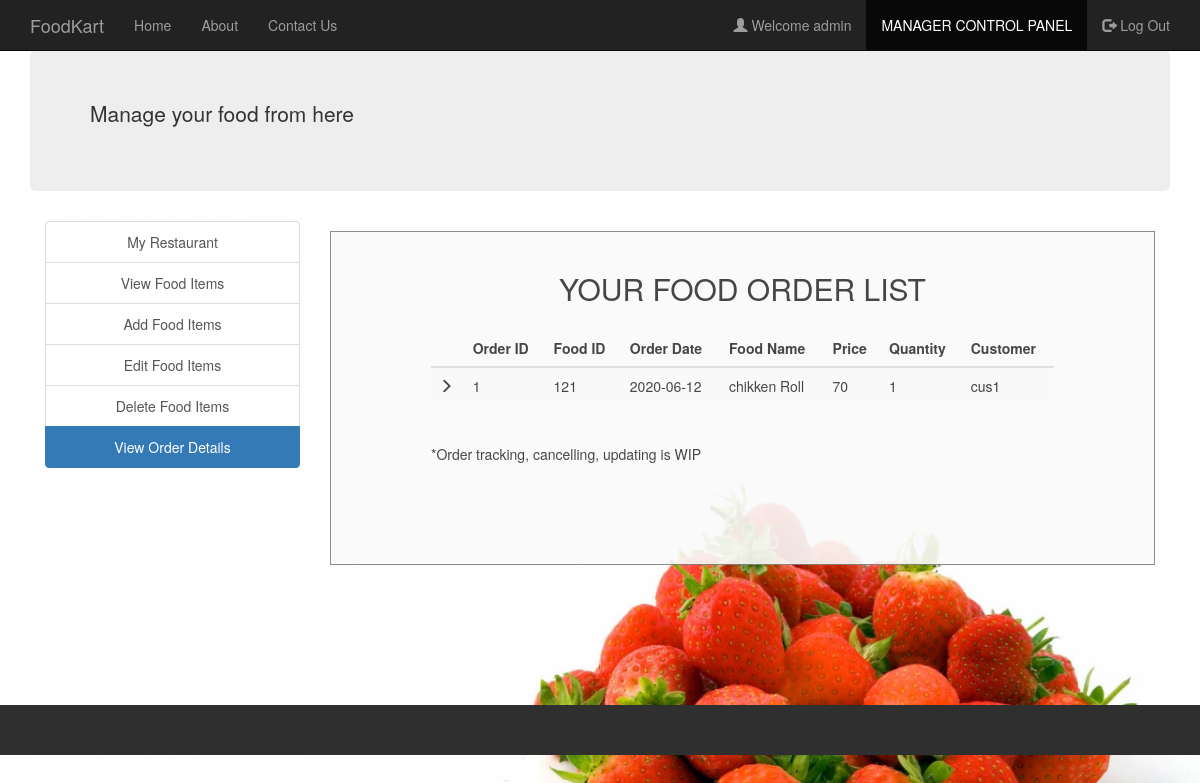
/view_order_details.php (signed in), run on the app's committed database.
### tables this page shows
CREATE TABLE `manager` (
  `username` varchar(30) NOT NULL,
  `fullname` varchar(30) NOT NULL,
  `email` varchar(30) NOT NULL,
  `contact` varchar(30) NOT NULL,
  `address` varchar(50) NOT NULL,
  `password` varchar(30) NOT NULL
);

CREATE TABLE `orders` (
  `order_ID` int(30) NOT NULL,
  `F_ID` int(30) NOT NULL,
  `foodname` varchar(30) NOT NULL,
  `price` int(30) NOT NULL,
  `quantity` int(30) NOT NULL,
  `order_date` date NOT NULL,
  `username` varchar(30) NOT NULL,
  `R_ID` int(30) NOT NULL
);

### session_m.php (called while the page is built, shortened)
<?php
$conn = Connect();
$user_check=$_SESSION['login_user1'];
$query = "SELECT username FROM MANAGER WHERE username = '$user_check'";
$ses_sql = mysqli_query($conn, $query);
$row = mysqli_fetch_assoc($ses_sql);
$login_session =$row['username'];
?>

### view_order_details.php (the view, shortened to what this page needs)
<?php
include('session_m.php');
?>
<!DOCTYPE html>
<html>
  <head>
  </head>
  <link rel="stylesheet" type = "text/css" href ="css/view_order_details.css">
  <link rel="stylesheet" type = "text/css" href ="css/bootstrap.min.css">
  <body>
    <nav class="navbar navbar-inverse navbar-fixed-top navigation-clean-search" role="navigation">
      <div class="container">
        <div class="navbar-header">
          <a class="navbar-brand" href="index.php">FoodKart</a>
        </div>
        <div class="collapse navbar-collapse " id="myNavbar">
          <ul class="nav navbar-nav">
            <li><a href="index.php">Home</a></li>
            <li><a href="aboutus.php">About</a></li>
            <li><a href="contactus.php">Contact Us</a></li>
          </ul>
          <ul class="nav navbar-nav navbar-right">
            <li><a href="#"><span class="glyphicon glyphicon-user"></span> Welcome <?php echo $login_session; ?> </a></li>
            <li class="active"> <a href="managerlogin.php">MANAGER CONTROL PANEL</a></li>
            <li><a href="logout_m.php"><span class="glyphicon glyphicon-log-out"></span> Log Out </a></li>
          </ul>
        </div>
      </div>
    </nav>
<div class="container">
    <div class="jumbotron">
    <marquee><p>Manage your food from here</p></marquee>
    </div>
    </div>
<div class="container">
    	<div class="col-xs-3" style="text-align: center;">
    	<div class="list-group">
    		<a href="myrestaurant.php" class="list-group-item ">My Restaurant</a>
    		<a href="view_food_items.php" class="list-group-item">View Food Items</a>
    		<a href="add_food_items.php" class="list-group-item ">Add Food Items</a>
    		<a href="edit_food_items.php" class="list-group-item ">Edit Food Items</a>
    		<a href="delete_food_items.php" class="list-group-item ">Delete Food Items</a>
        <a href="view_order_details.php" class="list-group-item active">View Order Details</a>
    	</div>
    </div>
    <div class="col-xs-9">
      <div class="form-area" style="padding: 0px 100px 100px 100px;">
        <form action="" method="POST">
        <br style="clear: both">
          <h3 style="margin-bottom: 25px; text-align: center; font-size: 30px;"> YOUR FOOD ORDER LIST </h3>
<?php
$user_check=$_SESSION['login_user1'];
$sql = "SELECT * FROM orders o WHERE o.R_ID IN (SELECT r.R_ID FROM RESTAURANTS r WHERE r.M_ID='$user_check') ORDER BY order_date";
$result = mysqli_query($conn, $sql);
if (mysqli_num_rows($result) > 0)
{
  ?>
  <table class="table table-striped">
    <thead class="thead-dark">
      <tr>
        <th>  </th>
        <th> Order ID </th>
        <th> Food ID </th>
        <th> Order Date </th>
        <th> Food Name </th>
        <th> Price </th>
        <th> Quantity </th>
        <th> Customer </th>
      </tr>
    </thead>
    <?PHP
      while($row = mysqli_fetch_assoc($result)){
    ?>
  <tbody>
    <tr>
      <td> <span class="glyphicon glyphicon-menu-right"></span> </td>
      <td><?php echo $row["order_ID"]; ?></td>
      <td><?php echo $row["F_ID"]; ?></td>
      <td><?php echo $row["order_date"]; ?></td>
      <td><?php echo $row["foodname"]; ?></td>
      <td><?php echo $row["price"]; ?></td>
      <td><?php echo $row["quantity"]; ?></td>
      <td><?php echo $row["username"]; ?></td>
    </tr>
  </tbody>
  <?php } ?>
  </table>
    <br>
  <?php } else { ?>
  <h4><center>0 RESULTS</center> </h4>
  <?php } ?>
        *Order tracking, cancelling, updating is WIP
        </form>
        </div>
    </div>
</div>
<br>
<br>
<br>
<br>
  </body>
  <footer class="container-fluid bg-4 text-center">
  <br>
  <br>
  </footer>
</html>

### css/view_order_details.css (style rules this page uses)
body,html { height: 100%; }
body { padding-top: 50px; background-image: url('headerimg2.jpg'); background-repeat: repeat; background-size: 100%; }
.bg-4 { background-color: #2f2f2f; color: #ffffff; }
footer { display: block; }
.form-area { background-color: #FAFAFA; padding: 10px 40px 60px; margin: 10px 0px 60px; border: 1px solid GREY; opacity:0.9; }

### data on the page
manager: username "admin"
orders: order_ID "1", F_ID "121", order_date "2020-06-12", foodname "chikken Roll", price "70", quantity "1", username "cus1"
